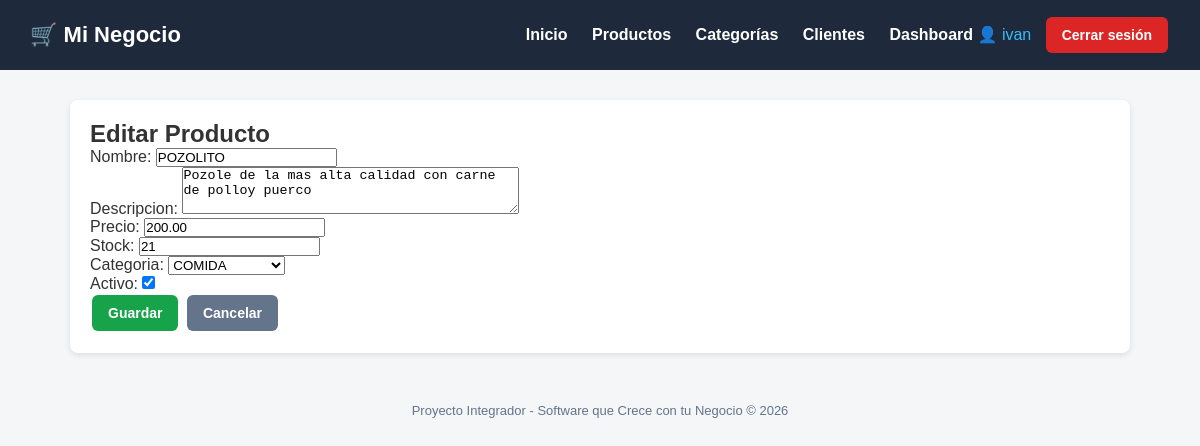
Page /productos/editar/1/ (signed in) on the committed database.
### tienda/models.py (models this page shows, shortened)
class Producto(models.Model):
    nombre = models.CharField(max_length=200)
    descripcion = models.TextField(blank=True, null=True)
    precio = models.DecimalField(max_digits=10, decimal_places=2)
    stock = models.IntegerField(default=0)
    categoria = models.ForeignKey(Categoria, on_delete=models.CASCADE)
    fecha_creacion = models.DateTimeField(auto_now_add=True)
    activo = models.BooleanField(default=True)
    class Meta:
        verbose_name = "Producto"
        verbose_name_plural = "Productos"
        ordering = ["nombre"]

class Categoria(models.Model):
    nombre = models.CharField(max_length=100)
    descripcion = models.TextField(blank=True, null=True)
    def __str__(self):
        return self.nombre
    class Meta:
        verbose_name = "Categoria"
        verbose_name_plural = "Categorías"

### tienda/views.py (the view)
@login_required
def editar_producto(request, pk):
    producto = get_object_or_404(Producto, pk=pk)
    if request.method == "POST":
        form = ProductoForm(request.POST, instance=producto)
        if form.is_valid():
            form.save()
            messages.success(request, "Producto actualizado correctamente.")
            return redirect("lista_productos")
    else:
        form = ProductoForm(instance=producto)
    return render(
        request,
        "tienda/productos/form.html",
        {"form": form, "titulo": "Editar Producto"},
    )

### tienda/forms.py
class ProductoForm(forms.ModelForm):
    class Meta:
        model = Producto
        fields = [
            "nombre",
            "descripcion",
            "precio",
            "stock",
            "categoria",
            "activo",
        ]
        widgets = {
            "nombre": forms.TextInput(attrs={"class": "form-control"}),
            "descripcion": forms.Textarea(
                attrs={"class": "form-control", "rows": 3}
            ),
            "precio": forms.NumberInput(
                attrs={"class": "form-control", "step": "0.01"}
            ),
            "stock": forms.NumberInput(attrs={"class": "form-control"}),
            "categoria": forms.Select(attrs={"class": "form-control"}),
            "activo": forms.CheckboxInput(attrs={"class": "form-check-input"}),
        }

### tienda/templates/tienda/productos/form.html (shortened to what this page needs)
{% extends 'base.html' %}
{% block content %}
    <div class="card">
        <h2>{{ titulo }}</h2>
        <form method="post">
            {{ form.as_p }}
            <button type="submit" class="btn btn-success">Guardar</button>
            <a href="{% url 'lista_productos' %}" class="btn btn-secondary">Cancelar</a>
        </form>
    </div>
{% endblock %}

### tienda/templates/base.html (shortened to what this page needs)
<!DOCTYPE html>
<html lang="es">
<head>
</head>
<body>
    <header>
        <h1>🛒 Mi Negocio</h1>
        <nav>
            <a href="{% url 'inicio' %}">Inicio</a>
            <a href="{% url 'lista_productos' %}">Productos</a>
            <a href="{% url 'lista_categorias' %}">Categorías</a>
            <a href="{% url 'lista_clientes' %}">Clientes</a>
            {% if user.is_authenticated %}
                <a href="{% url 'dashboard' %}">Dashboard</a>
                <span style="color: #38bdf8;">👤 {{ user.username }}</span>
                <form action="{% url 'logout' %}" method="post" style="display: inline;">
                    <button type="submit" class="btn btn-danger" style="margin-left: 10px;">Cerrar sesión</button>
                </form>
            {% else %}
                <a href="{% url 'login' %}">Iniciar sesión</a>
            {% endif %}
        </nav>
    </header>
    <div class="container">
        {% block content %}{% endblock %}
    </div>
    <footer>
        Proyecto Integrador - Software que Crece con tu Negocio &copy; {% now "Y" %}
    </footer>
</body>
</html>

### tienda/templates/base.html (style rules this page uses)
* { margin: 0; padding: 0; box-sizing: border-box; }
body { font-family: Arial, sans-serif; background: #f4f6f8; color: #333; }
header { background: #1e293b; color: #fff; padding: 15px 30px; display: flex; justify-content: space-between; align-items: center; }
header h1 { font-size: 22px; }
header nav a { color: #fff; text-decoration: none; margin-left: 20px; font-weight: bold; }
.container { max-width: 1100px; margin: 30px auto; padding: 0 20px; }
.card { background: #fff; border-radius: 8px; padding: 20px; box-shadow: 0 2px 6px rgba(0,0,0,0.1); margin-bottom: 20px; }
.btn { display: inline-block; padding: 10px 16px; border-radius: 6px; text-decoration: none; color: #fff; font-weight: bold; border: none; cursor: pointer; font-size: 14px; margin: 2px; }
.btn-success { background: #16a34a; }
.btn-danger { background: #dc2626; }
.btn-secondary { background: #64748b; }
footer { text-align: center; padding: 20px; color: #64748b; font-size: 13px; }

### rows in the picture
Producto: nombre "POZOLITO", descripcion "Pozole de la mas alta calidad con carne de polloy puerco", precio "200.00", stock "21", categoria "COMIDA", activo "☑"

### other values in the picture
{{ user.username }} "ivan"
{{ titulo }} "Editar Producto"
